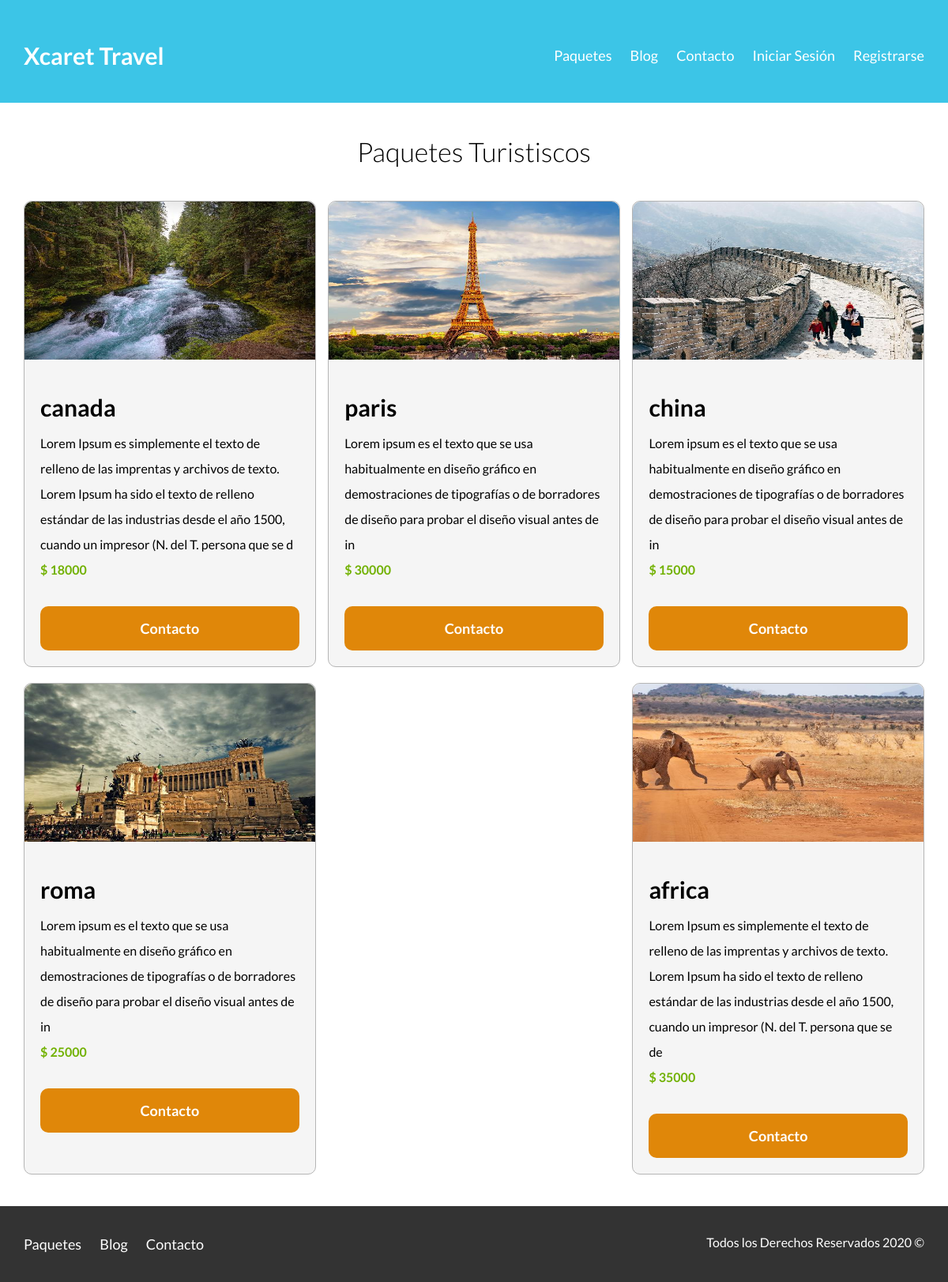
The page /index.php?page=paquetes on the database its author committed.
### tables this page shows
CREATE TABLE `paquetes` (
  `id` int(11) NOT NULL,
  `titulo` text NOT NULL,
  `texto` text NOT NULL,
  `img` text NOT NULL,
  `precio` text NOT NULL
);

### controllers/templeteControlador.php (called while the page is built)
<?php
Class ControllerTemplete {
    public function ctrBingTemplete(){
        include "views/templete.php";
    }
}

### index.php (called while the page is built, shortened)
<?php
require_once "controllers/templeteControlador.php";
require_once "controllers/PaqueteControlador.php";
require_once "controllers/BlogControlador.php";
require_once "models/ModeloPaquete.php";
$templete = new ControllerTemplete();
$templete-> ctrBingTemplete();

### controllers/PaqueteControlador.php (called while the page is built, shortened)
<?php
class PaqueteControlador {
static public function ctrMostarRegistro( $item, $value){
    $table = "paquetes";
    $result = ModeloPaquete::mdlMostrarRegistro($table, $item, $value);
    return $result;
}
}

### models/conexion.php (called while the page is built)
<?php
class Connection {
    static public function connect(){
      $link = new PDO("mysql:host=localhost;
      dbname=turismo",
      "root",
      "");
      $link ->exec("set names utf8");
      return $link;
    }
}

### models/ModeloPaquete.php (called while the page is built, shortened)
<?php
require_once "conexion.php";
class ModeloPaquete {
   static public function mdlMostrarRegistro($table ,$item, $value){
    if($item != null){
			$stmt = Connection::connect()->prepare("SELECT * FROM $table WHERE $item = :$item");
			$stmt -> bindParam(":".$item, $value, PDO::PARAM_STR);
			$stmt -> execute();
			return $stmt -> fetch();
		}else{
			$stmt = Connection::connect()->prepare("SELECT * FROM $table ORDER by id DESC");
			$stmt -> execute();
			return $stmt -> fetchAll();
		}
  }
}

### views/pages/paquetes.php (the view)
<main class="seccion contenedor">
        <h2 class="fw-300 centrar-texto">Paquetes Turistiscos</h2>
        <div class="contenedor-anuncios">
            <?php
              $paq  = PaqueteControlador::ctrMostarRegistro(null, null);
              foreach($paq as $key => $value):
            ?>
        <div class="anuncio">
                <img src="<?php echo $value['img']; ?>" alt="Anuncio casa con alberca" width="100%" height="200px">
                <div class="contenido-anuncio">
                    <h3><?php echo $value['titulo']; ?></h3>
                    <p><?php echo substr( $value['texto'], 0, -20); ?></p>
                    <p class="precio">$ <?php echo $value['precio']; ?></p>
                    <a href="index.php?page=contacto" class="boton boton-amarillo d-block">Contacto</a>
                </div>
            </div>
            <?php
                 endforeach
            ?>
        </div>
    </main>

### views/css/styles.css (style rules this page uses)
html { box-sizing: border-box; font-size: 62.5%; }
*, *:before, *:after { box-sizing: inherit; }
body { font-family: 'Lato', sans-serif; font-size: 1.6rem; line-height: 2; }
img { max-width: 100%; }
.contenedor { width: 95%; max-width: 120rem; margin: 0 auto; }
h2 { font-size: 3.4rem; }
h3 { font-size: 3rem; }
.seccion { margin-top: 2rem; margin-bottom: 2rem; }
.fw-300 { font-weight: 300; }
.centrar-texto { text-align: center; }
.d-block { display: block!important; }
.boton { color: #ffffff; font-weight: 700; text-decoration: none; font-size: 1.8rem; padding: 1rem 3rem; margin-top: 3rem; border-radius: 1rem; display: inline-block; text-align: center; border: none; display: block; flex: 0 0 100%; }
@media (min-width: 768px) { .boton { display: inline-block; flex: 0 0 auto; } }
.boton-amarillo { background-color: #E08709; font-weight: 600; }
@media (min-width: 768px) { .contenedor-anuncios { display: flex; justify-content: space-between; flex-wrap: wrap; } }
.anuncio { border: 1px solid #B5B5B5; background-color: #F5F5F5; margin-bottom: 2rem; border-radius: 1rem; }
.anuncio img { border-top-right-radius: 1rem; border-top-left-radius: 1rem; }
@media (min-width: 768px) { .anuncio { flex: 0 0 calc(33.3% - 1rem); } }
.contenido-anuncio { padding: 2rem; }
.contenido-anuncio h3, .contenido-anuncio p { margin: 0; }
.precio { color: #71B100; font-weight: 700; }

### rows shown on the page
paquetes: img (picture), titulo "canada", texto "Lorem Ipsum es simplemente el texto de relleno de las imprentas y archivos de texto. Lorem Ipsum ha sido el texto de relleno estándar de las industrias desde el año 1500, cuando un impresor (N. del T. persona que se d", precio "18000"
paquetes: img (picture), titulo "paris", texto "Lorem ipsum es el texto que se usa habitualmente en diseño gráfico en demostraciones de tipografías o de borradores de diseño para probar el diseño visual antes de in", precio "30000"
paquetes: img (picture), titulo "china", texto "Lorem ipsum es el texto que se usa habitualmente en diseño gráfico en demostraciones de tipografías o de borradores de diseño para probar el diseño visual antes de in", precio "15000"
paquetes: img (picture), titulo "roma", texto "Lorem ipsum es el texto que se usa habitualmente en diseño gráfico en demostraciones de tipografías o de borradores de diseño para probar el diseño visual antes de in", precio "25000"
paquetes: img (picture), titulo "africa", texto "Lorem Ipsum es simplemente el texto de relleno de las imprentas y archivos de texto. Lorem Ipsum ha sido el texto de relleno estándar de las industrias desde el año 1500, cuando un impresor (N. del T. persona que se de", precio "35000"
